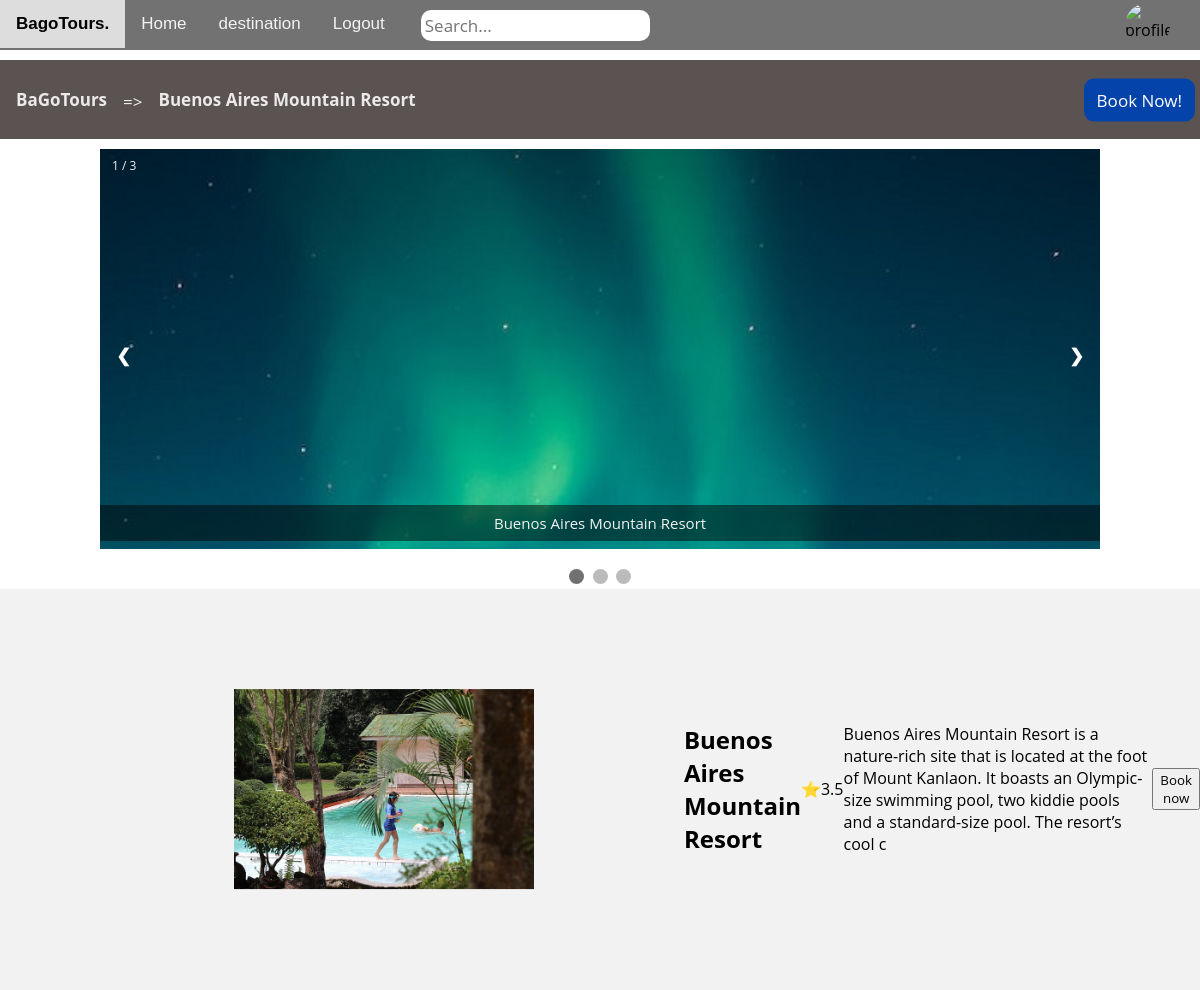
Screenshot of /user/tour?tours=1 with the database file from the repository.
### tables this page shows
CREATE TABLE `tours` (
  `id` int(50) NOT NULL,
  `user_id` int(50) NOT NULL,
  `img` varchar(50) NOT NULL,
  `title` varchar(200) NOT NULL,
  `address` varchar(200) NOT NULL,
  `latitude` varchar(50) NOT NULL,
  `longitude` varchar(50) NOT NULL,
  `type` varchar(50) NOT NULL,
  `description` varchar(1000) NOT NULL,
  `status` varchar(50) NOT NULL,
  `date_created` datetime NOT NULL DEFAULT current_timestamp()
);

### func/user_func.php (called while the page is built, shortened)
<?php
function getTourById($conn, $id) {
    $stmt = $conn->prepare("SELECT * FROM tours WHERE id = ?");
    $stmt->bind_param("i", $id);
    $stmt->execute();
    $result = $stmt->get_result();
    if ($result->num_rows > 0) {
        return $result->fetch_assoc();
    } else {
        return null;
    }
}
function getAverageRating($conn, $tour_id) {
    $stmt = $conn->prepare("
        SELECT COALESCE(AVG(r.rating), 0) AS average_rating
        FROM review_rating r
        WHERE r.tour_id = ?");
    $stmt->bind_param("i", $tour_id);
    $stmt->execute();
    $result = $stmt->get_result();
    if ($result->num_rows > 0) {
        return $result->fetch_assoc()['average_rating'];
    } else {
        return 0;
    }
}

### user/tour.php (the view, shortened to what this page needs)
<?php
include("../func/user_func.php");
$id = isset($_GET["tours"]) ? intval($_GET["tours"]) : 0;
$tour = getTourById($conn, $id);
$average_rating = getAverageRating($conn, $id);
?>
<!DOCTYPE html>
<html lang="en">
<head>
  <link rel="stylesheet" href="https://cdnjs.cloudflare.com/ajax/libs/font-awesome/4.7.0/css/font-awesome.min.css">
  <link rel="stylesheet" href="assets/css/style.css">
  <link rel="stylesheet" href="assets/css/tours.css">
  <link href="https://api.mapbox.com/mapbox-gl-js/v3.3.0/mapbox-gl.css" rel="stylesheet" />
</head>
<body>
  <?php include('inc/topnav.php'); ?>
  <div class="title">
    <h2>BaGoTours</h2>
    <p> => </p>
    <h2><?php echo htmlspecialchars($tour['title']);?></h2>
    <button class="split" id="myBtn">Book Now!</button>
  </div>
  <head>
<div class="slideshow-container">
<div class="mySlides fade">
  <div class="numbertext">1 / 3</div>
  <img src="../assets/gallery-1.jpg" style="width:100%">
  <div class="text">Buenos Aires Mountain Resort</div>
</div>
<a class="prev" onclick="plusSlides(-1)">❮</a>
<a class="next" onclick="plusSlides(1)">❯</a>
</div>
<br>
<div style="text-align:center">
  <span class="dot" onclick="currentSlide(1)"></span>
  <span class="dot" onclick="currentSlide(2)"></span>
  <span class="dot" onclick="currentSlide(3)"></span>
</div>
  </head>
  <main>
      <div id='map' style='width: 400px; height: 300px;'></div>
      <img src="../upload/Tour Images/<?php echo htmlspecialchars($tour['img']); ?>" alt="<?php echo htmlspecialchars($tour['title']); ?>">
      <h2><?php echo htmlspecialchars($tour['title']); ?></h2>
      <p>⭐<?php echo number_format($average_rating, 1)?></p>
      <p><?php echo htmlspecialchars($tour['description']); ?></p>
      <button id="myBtn">Book now</button>
  </main>
</body>
</html>

### user/assets/css/style.css (style rules this page uses)
body { margin: 0; font-family: Arial, Helvetica, sans-serif; }
main { display: flex; justify-content: space-between; align-items: center; background-color: #f2f2f2; }
* { font-family: Open Sans; }

### user/assets/css/tours.css (style rules this page uses)
.title { overflow: hidden; background-color: hsl(0, 5%, 34%); display: flex; margin-top: 10px; margin-bottom: 10px; position: relative; }
.title h2 { float: left; color: #f2f2f2; text-align: center; padding: 14px 16px; text-decoration: none; font-size: 17px; }
.title p { float: left; color: #f2f2f2; text-align: center; margin-top: 30px; text-decoration: none; font-size: 17px; }
.title h2 { color: rgb(235, 233, 233); }
.title .split { position: absolute; right: 0; top: 50%; transform: translateY(-50%); background-color: #0444aa; color: white; padding: 10px 13px; margin-right: 5px; border: none; cursor: pointer; font-size: 17px; border-radius: 10px; transition: background-color 0.3s; }
* { box-sizing: border-box }
body { font-family: Verdana, sans-serif; margin:0 }
.mySlides { display: none }
img { vertical-align: middle; }
.slideshow-container { max-width: 1000px; position: relative; margin: auto; height: 400px; overflow: hidden; }
.mySlides img { width: 100%; height: 100%; object-fit: cover; background: repeat no-repeat; }
.prev, .next { cursor: pointer; position: absolute; top: 50%; width: auto; padding: 16px; margin-top: -22px; color: white; font-weight: bold; font-size: 18px; transition: 0.6s ease; border-radius: 0 3px 3px 0; user-select: none; }
.next { right: 0; border-radius: 3px 0 0 3px; }
.text { background-color: rgba(0, 0, 0, 0.495); color: #f2f2f2; font-size: 15px; padding: 8px 12px; position: absolute; bottom: 8px; width: 100%; text-align: center; }
.numbertext { color: #f2f2f2; font-size: 12px; padding: 8px 12px; position: absolute; top: 0; }
.dot { cursor: pointer; height: 15px; width: 15px; margin: 0 2px; background-color: #bbb; border-radius: 50%; display: inline-block; transition: background-color 0.6s ease; }
.active, .dot:hover { background-color: #717171; }
.fade { animation-name: fade; animation-duration: 1.5s; }

### user/tour.php (style rules this page uses)
main img { width: 50%; max-width: 1000px; scale: .5; }

### rows the page displays
tours: title "Buenos Aires Mountain Resort", img (picture), description "Buenos Aires Mountain Resort is a nature-rich site that is located at the foot of Mount Kanlaon. It boasts an Olympic-size swimming pool, two kiddie pools and a standard-size pool. The resort’s cool c"

### other values shown
$average_rating "3.5"
